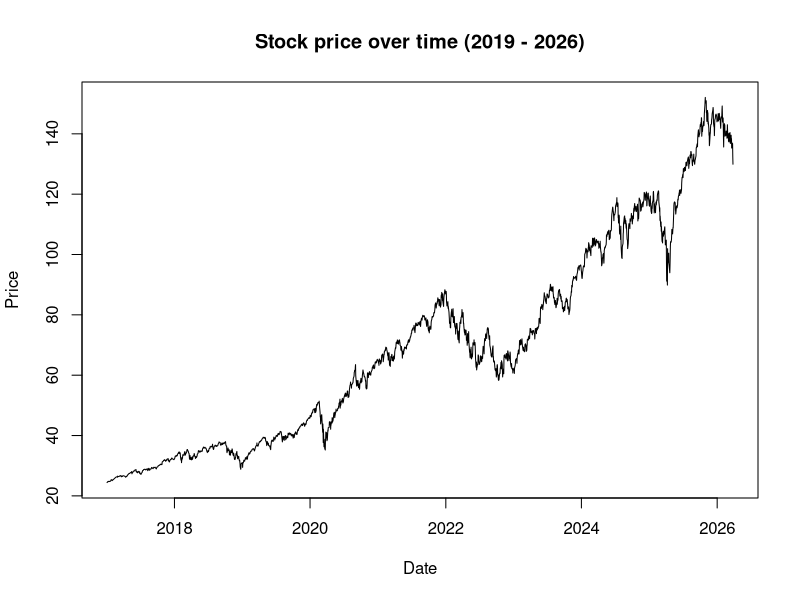
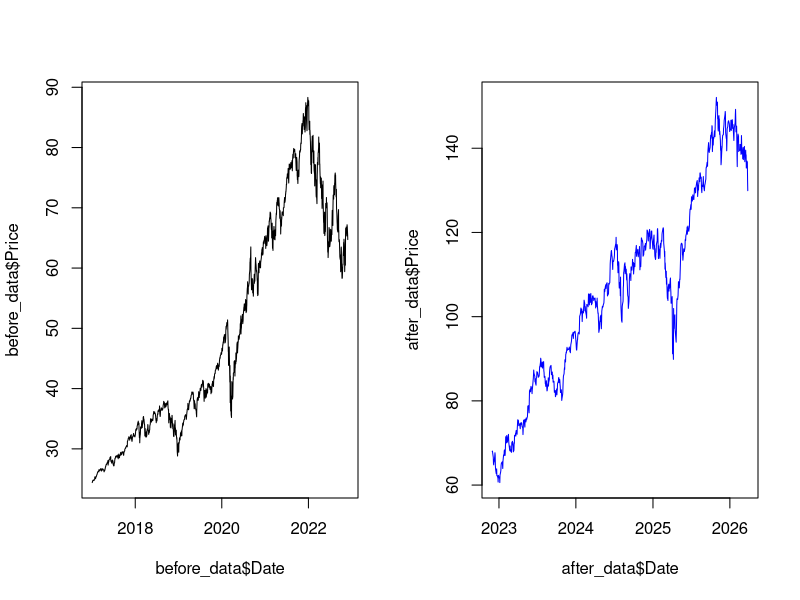
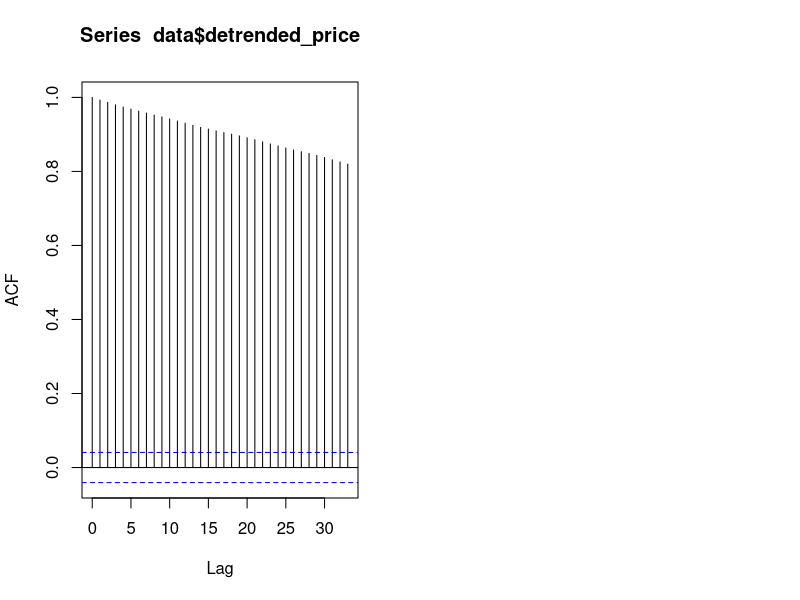
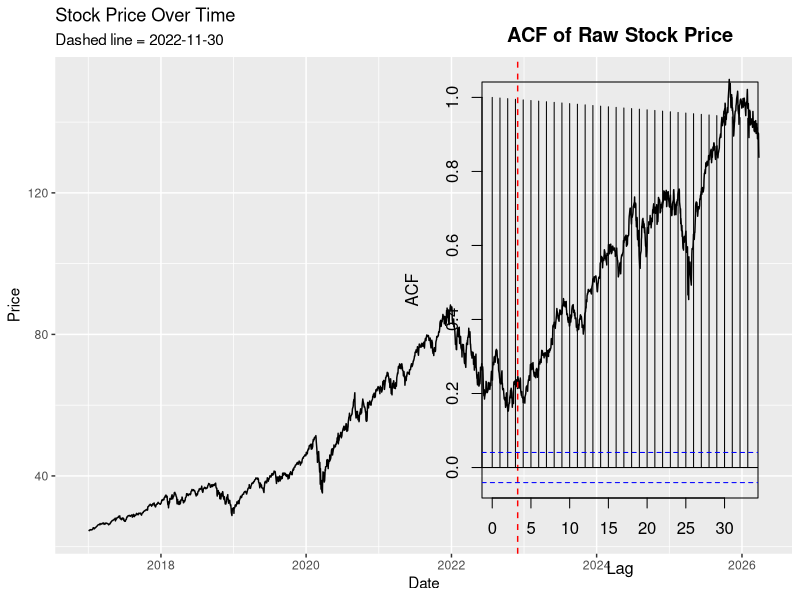
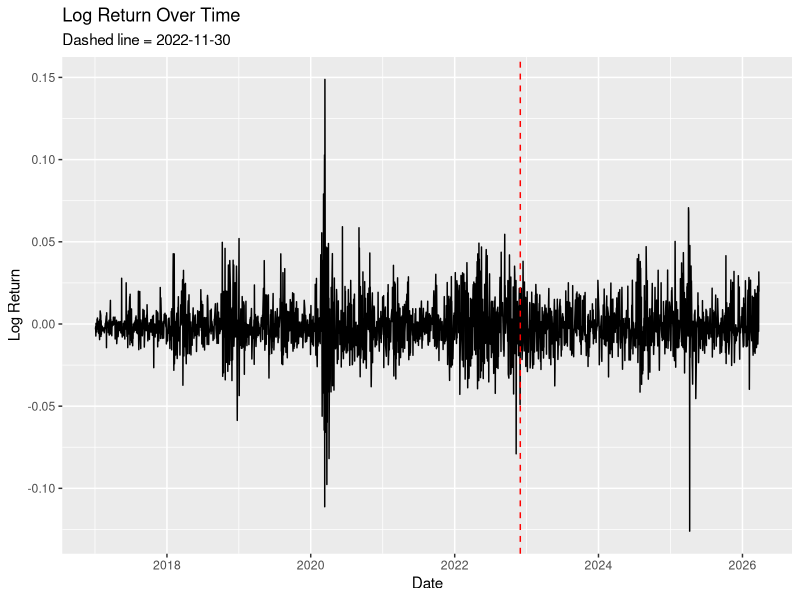
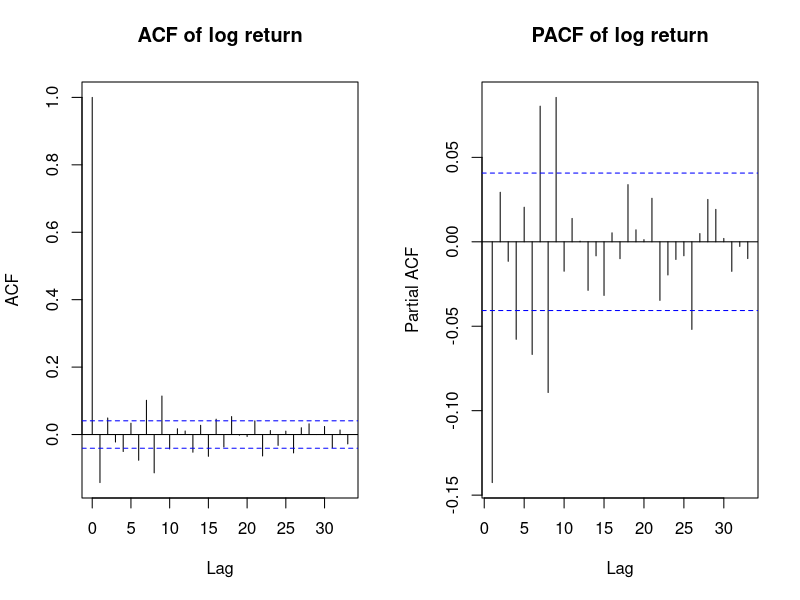
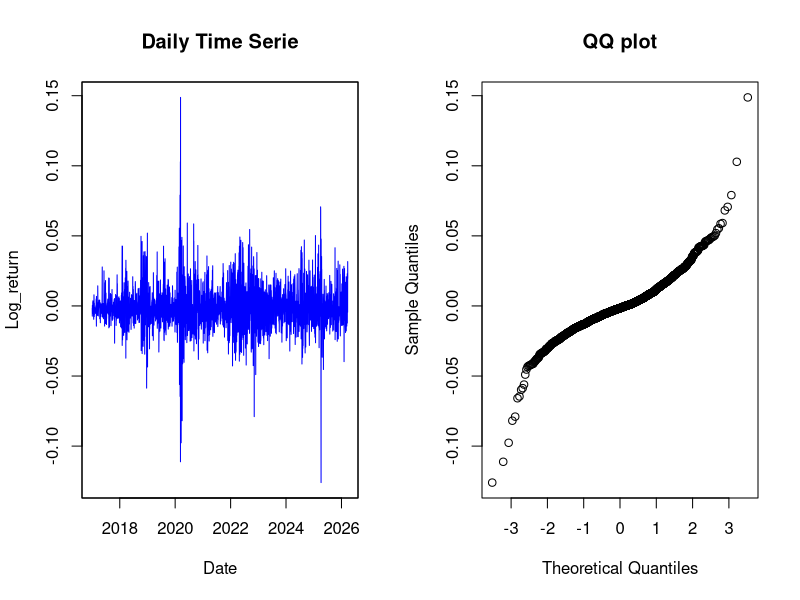
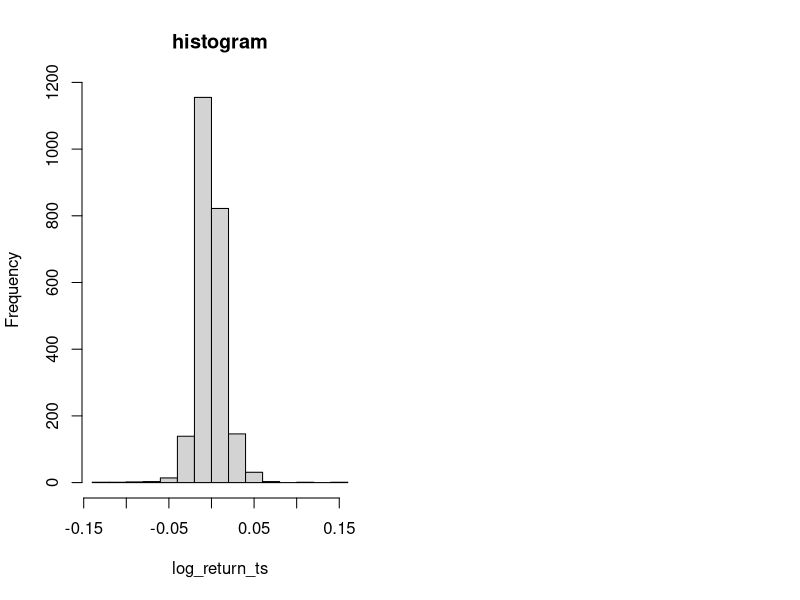

Write the R code that produced these figures, in order.
## ---- chunk 1
#packages
library("tidyverse")
library("ggplot2")
library("dplyr")
library("knitr")
library("tseries")
## ---- chunk 2
#load data
data <- read.csv("XLK ETF Stock Price History.csv")
## ---- chunk 3
# change date 
data$Date <- as.Date(data$Date, format = "%m/%d/%Y") 
data <- data |>
  filter(trimws(Vol.) != "")
## ---- chunk 4
#split into two time frames
cutoff <- as.Date("2022-11-30")
before_data <- data[data$Date < cutoff, ]
after_data  <- data[data$Date >= cutoff, ]
## ---- chunk 5
plot(data$Date, data$Price, type = "l", xlab="Date", ylab="Price", main = "Stock price over time (2019 - 2026)")
## ---- chunk 6
par(mfrow = c(1,2))
plot(before_data$Date, before_data$Price, type = "l")
plot(after_data$Date, after_data$Price, type = "l", col = "blue")
## ---- chunk 7
#detrend
model_data <- data.frame(
  t = 1:nrow(data),
  y = data$Price
)

fit <- lm(y ~ t, data = model_data)
data$detrended_price <- resid(fit)
acf(data$detrended_price)
## ---- chunk 8
#| label: tbl-price
#| echo: false
#| message: false
#| warning: false
data |>
  summarise(
    mean_price = mean(Price, na.rm = TRUE),
    sd_price = sd(Price, na.rm = TRUE),
    min_price = min(Price, na.rm = TRUE),
    max_price = max(Price, na.rm = TRUE)
  ) |>
  kable(caption = "Summary Statistics of Stock Price")
## ---- chunk 9
#| label: fig-raw
#| eval: true
#| echo: false
#| message: false
#| warning: false
ggplot(data, aes(Date, Price)) +
  geom_line() +
  geom_vline(xintercept = cutoff, linetype = "dashed", color = "red") +
  labs(title = "Stock Price Over Time", subtitle = "Dashed line = 2022-11-30")
## ---- chunk 10
#| label: fig-rawacf
#| eval: true
#| echo: false
#| message: false
#| warning: false
acf(data$Price, main="ACF of Raw Stock Price")
## ---- chunk 11
#| eval: true
#| echo: false
#| message: false
#| warning: false
 # log return the raw data
data <- data |>
  mutate(log_price = log(Price),
         log_return = c(NA, diff(log_price)))

before_data <- data |> filter(Date < cutoff)
after_data  <- data |> filter(Date >= cutoff)
## ---- chunk 12
#| label: fig-logreturn
#| eval: true
#| echo: false
#| message: false
#| warning: false
ggplot(data, aes(x = Date, y = log_return)) +
  geom_line() +
  geom_vline(xintercept = cutoff, linetype = "dashed", color ="red") +
  labs(title = "Log Return Over Time",
       subtitle = "Dashed line = 2022-11-30",
       x = "Date", y = "Log Return")
## ---- chunk 13
#| label: fig-logacf
#| eval: true
#| echo: false
#| message: false
#| warning: false
acf(na.omit(data$log_return), main="ACF of log return")
## ---- chunk 14
#| label: tbl-log-return
#| tbl-cap: "Summary Statistics of Stock Price"
#| echo: false
#| message: false
#| warning: false
data |>
  mutate(period = ifelse(Date < cutoff, "Before", "After")) |>
  summarise(
    Mean_Return = mean(log_return, na.rm = TRUE),
    SD_Return = sd(log_return, na.rm = TRUE),
    .by = period
  ) |>
  mutate(
    Mean_Return = round(Mean_Return, 5),
    SD_Return = round(SD_Return, 5)
  ) |>
  kable()
## ---- chunk 15
#| label: fig-pacf
#| eval: true
#| echo: false
#| message: false
#| warning: false
pacf(na.omit(data$log_return), main="PACF of log return")
## ---- chunk 16
#| eval: true
#| echo: false
#| message: false
#| warning: false
#AR(1)
AR1 = arima(data$log_return, order = c(1,0,0))
print(AR1)
## ---- chunk 17
#| eval: true
#| echo: false
#| message: false
#| warning: false
#MA(1)
MA1 = arima(data$log_return, order = c(0,0,1))
print(MA1)
## ---- chunk 18
#| eval: true
#| echo: false
#| message: false
#| warning: false
#ARMA(1,1)
ARMA1 = arima(data$log_return, order = c(1,0,1))
print(ARMA1)
## ---- chunk 19
#| label: tbl-model-comparison
#| tbl-cap: "Comparison of AR(1), MA(1), and ARMA(1,1) Models"
#| eval: true
#| echo: false
#| message: false
#| warning: false

library(knitr)

model_table <- data.frame(
  Model = c("AR(1)", "MA(1)", "ARMA(1,1)"),
  Coefficients = c("ar1 = -0.1426",
                   "ma1 = -0.1337",
                   "ar1 = -0.3122, ma1 = 0.1725"),
  AIC = c(-12712.45, -12709.25, -12712.34)
)

kable(model_table, digits = 5)
## ---- chunk 20
library(zoo)
library(lubridate) 
# [Link: Stack Overflow https://stackoverflow.com/questions/18755643/time-series-analysis-with-r-how-to-deal-with-daily-data]

# Create a zoo object
log_return_ts <- zoo(data$log_return, order.by = data$Date[-1])

#remove NA
log_return_ts <- na.omit(log_return_ts)

# Plot the time series
plot(log_return_ts, main = "Daily Time Serie", xlab = "Date", ylab = "Log_return", type = "l", col = "blue")
## ---- chunk 21
x_train1 <- log_return_ts[index(log_return_ts) <= as.Date("2022-11-30")]
x_test1 <- log_return_ts[index(log_return_ts) > as.Date("2022-11-30")]

#forecasts
x_mean1 <- rep(mean(x_train1), length(x_test1)) #mean
x_naive1 <- rep(tail(x_train1,1), length(x_test1)) #naive
x_seasonal1 <- rep(c(tail(x_train1, 4)), length(x_test1)) #seasonal

# forecast errors
mean_errors1 <- x_test1 - x_mean1
naive_errors1 <- x_test1 - x_naive1
seasonal_errors1 <- x_test1 - x_seasonal1

# MAE(Scale-dependent Errors)
mean_MAE1 <- mean(abs(mean_errors1), na.rm = TRUE)
naive_MAE1 <- mean(abs(naive_errors1), na.rm = TRUE)
seasonal_MAE1 <- mean(abs(seasonal_errors1), na.rm = TRUE)

#RMSE
mean_RMSE1 <- sqrt(mean(mean_errors1^2, na.rm = TRUE))
naive_RMSE1 <- sqrt(mean(naive_errors1^2, na.rm = TRUE))
seasonal_RMSE1 <- sqrt(mean(seasonal_errors1^2, na.rm = TRUE))


## ---- chunk 22
cat("MAE - Mean Forecast:     ", mean_MAE1, "\n")
cat("MAE - Naive Forecast:    ", naive_MAE1, "\n")
cat("MAE - Seasonal Forecast: ", seasonal_MAE1, "\n\n")

cat("RMSE - Mean Forecast:     ", mean_RMSE1, "\n")
cat("RMSE - Naive Forecast:    ", naive_RMSE1, "\n")
cat("RMSE - Seasonal Forecast: ", seasonal_RMSE1, "\n")
## ---- chunk 23
#| label: tbl-forecast_errors
#| eval: true
#| echo: false
#| message: false
#| warning: false

forecast_table <- data.frame(
  Method = c("Mean", "Naive", "Seasonal"),
  MAE = c(mean_MAE1, naive_MAE1, seasonal_MAE1),
  RMSE = c(mean_RMSE1, naive_RMSE1, seasonal_RMSE1)
)

kable(forecast_table, digits = 5, caption = "Forecast Errors")
## ---- chunk 24
# entire data set 2017/1/3 - 2026/3/27

2321*0.2 # 464 2024-05-21

x_train2 <- log_return_ts[index(log_return_ts) <= as.Date("2024-05-21")]
x_test2 <- log_return_ts[index(log_return_ts) > as.Date("2024-05-21")]

#forecasts
x_mean2 <- rep(mean(x_train2), length(x_test2)) #mean
x_naive2 <- rep(tail(x_train2,1), length(x_test2)) #naive
x_seasonal2 <- rep(c(tail(x_train2, 4)), length(x_test2)) #seasonal

# forecast errors
mean_errors2 <- x_test2 - x_mean2
naive_errors2 <- x_test2 - x_naive2
seasonal_errors2 <- x_test2 - x_seasonal2

# MAE(Scale-dependent Errors)
mean_MAE2 <- mean(abs(mean_errors2), na.rm = TRUE)
naive_MAE2 <- mean(abs(naive_errors2), na.rm = TRUE)
seasonal_MAE2 <- mean(abs(seasonal_errors2), na.rm = TRUE)

#RMSE
mean_RMSE2 <- sqrt(mean(mean_errors2^2, na.rm = TRUE))
naive_RMSE2 <- sqrt(mean(naive_errors2^2, na.rm = TRUE))
seasonal_RMSE2 <- sqrt(mean(seasonal_errors2^2, na.rm = TRUE))

## ---- chunk 25
# problem here with MAPE b/c our data is around 0, so it blew up
valid <- x_test2 != 0 & !is.na(x_test2)

# percentage error
mean_p_error <- 100*mean_errors2/x_test2[valid]
naive_p_error <- 100*naive_errors2/x_test2[valid]
seasonal_p_error <- 100*seasonal_errors2/x_test2[valid]

#mean absolute percentage error
mean_MAPE <- mean(abs(mean_p_error), na.rm = TRUE)
naive_MAPE <- mean(abs(naive_p_error), na.rm = TRUE)
seasonal_MAPE <- mean(abs(seasonal_p_error), na.rm = TRUE)
## ---- chunk 26
#| label: tbl-forecast_errors_full
#| eval: true
#| echo: false
#| message: false
#| warning: false

forecast_table <- data.frame(
  Method = c("Mean", "Naive", "Seasonal"),
  MAE = c(mean_MAE2, naive_MAE2, seasonal_MAE2),
  RMSE = c(mean_RMSE2, naive_RMSE2, seasonal_RMSE2)
)

kable(forecast_table, digits = 5, caption = "Forecast Errors-full model")
## ---- chunk 27
qqnorm(log_return_ts, main = "QQ plot")

hist(log_return_ts, main = "histogram")
## ---- chunk 28
#prediction interval
forecast_time <- time(x_test2)
forecast <- x_mean2 

alpha <- 0.05
sigma <- sqrt(sum((log_return_ts - mean(log_return_ts))^2) / 
              (length(log_return_ts) - 1))
c <- qnorm(1-alpha/2)
sigma_h <- sigma*sqrt(1:length(forecast_time))
LB <- forecast - c*sigma_h
UB <- forecast + c*sigma_h

original_data <- data.frame(points = c(log_return_ts), time = c(time(log_return_ts)))

forecast_data <- data.frame(points = forecast, time = forecast_time, LB = LB, UB = UB)

ggplot(data = original_data, aes(x = time, y = points)) + geom_line( ) +
  ylab("Log Returns") + 
  geom_line(data = forecast_data, aes(x = time, y = points), colour = "blue") + 
  geom_ribbon(data = forecast_data, aes(x = time, ymin = LB, ymax = UB), 
              fill = "lightblue", alpha = 0.5)
